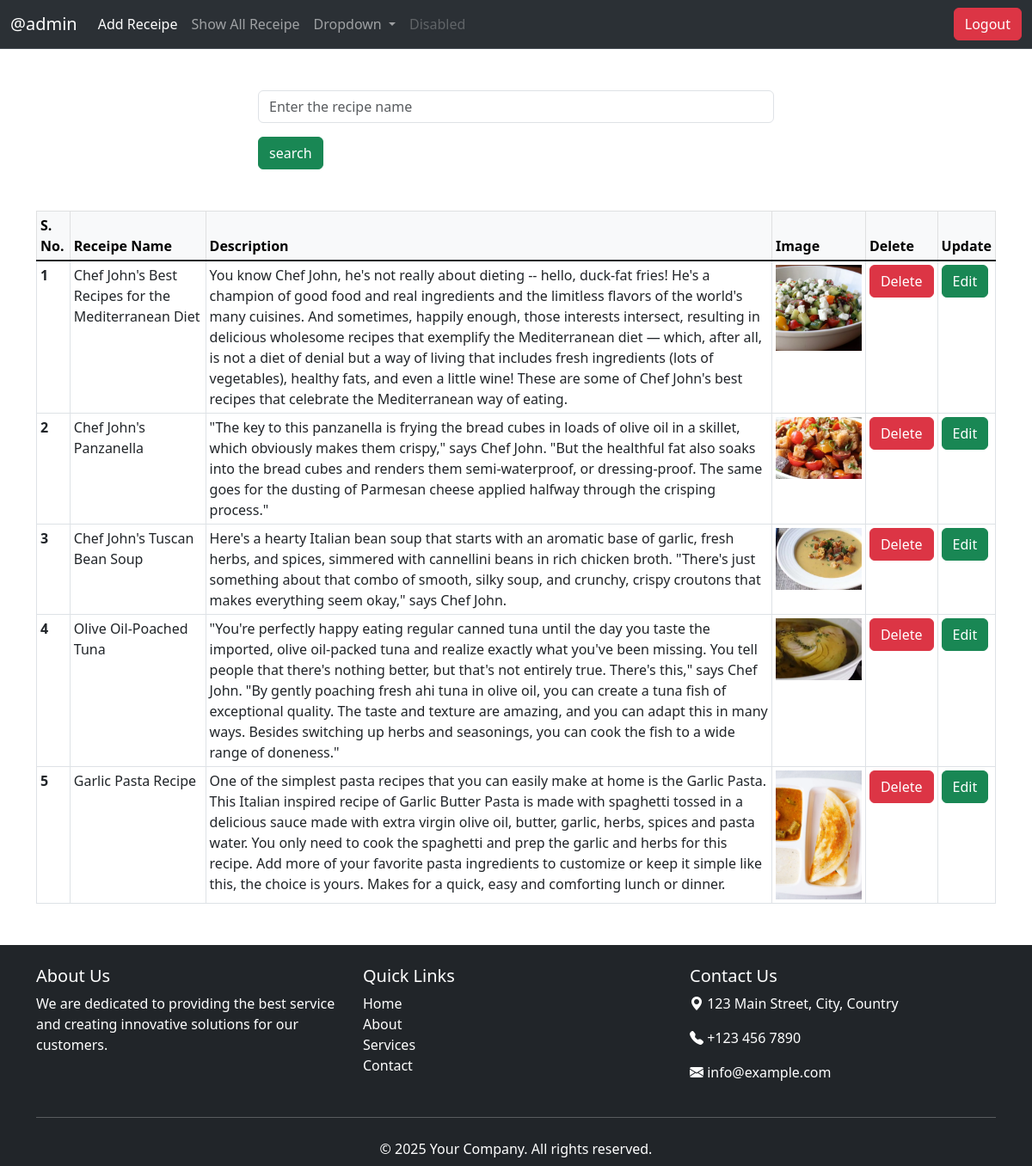
/show (signed in), run on the app's committed database.
### vege/models.py (models this page shows, shortened)
class Receipe(models.Model):
    user = models.ForeignKey(User , on_delete=models.CASCADE , null=True , blank=True)
    receipe_name = models.CharField(max_length=500)
    receipe_description  = models.TextField()
    receipe_image = models.ImageField(upload_to="Image-receipe")
    receipe_view_count = models.IntegerField(default=1)
    is_deleted = models.BooleanField(default=False)
    objects = ReceipeManager()
    admin_objects = models.Manager()

### vege/views.py (the view)
# urls.py: path('show' , views.show , name= "show"),
def show(request):
    if request.user.is_anonymous:
        return redirect("/login-page")
    Receipese=Receipe.admin_objects.all()
    if request.GET.get('search'):
        Receipese=Receipese.filter(receipe_name__icontains = request.GET.get('search'))
    context={"Receipes" : Receipese}
    return render(request , 'show.html' , context )

### templates/show.html (shortened to what this page needs)
{% extends "base.html" %}
{% block body %}
<div class="mt-5">
    <div class="mx-auto col-6">
        <form >
        <input type="search" class="form-control" id="recipeName" name="search" placeholder="Enter the recipe name" >
        <button   class="btn btn-success mt-3" >search</button>
        </form>
    </div>
</div>
<div class="container" >
<table class="table my-5 table-bordered table-sm">
    <thead class="table-light">
      <tr>
        <th scope="col">S. No. </th>
        <th scope="col">Receipe Name</th>
        <th scope="col">Description</th>
        <th scope="col">Image</th>
        <th scope="col">Delete</th>
        <th scope="col">Update</th>
      </tr>
    </thead>
    <tbody class="table-group-divider">
        {% for new in Receipes  %}
      <tr>
        <th scope="row">{{forloop.counter}}</th>
        <td>{{new.receipe_name}}</td>
        <td>{{new.receipe_description}}</td>
        <td><img src="{{ new.receipe_image.url }}" alt="{{ new.receipe_name }}" style="max-width: 100px; height: auto;"></td>
        <td> <a href ="/delete-receipe/{{new.id}}/" class= "btn btn-danger" > Delete </a> </td>
        <td> <a href ="/update-receipe/{{new.id}}/" class= "btn btn-success" > Edit </a> </td>
      </tr>
      {% endfor %}
    </tbody>
  </table>
</div>
{% endblock body %}

### templates/base.html (shortened to what this page needs)
<!doctype html>
<html lang="en">
  <head>
    <link href="https://cdn.jsdelivr.net/npm/bootstrap@5.3.3/dist/css/bootstrap.min.css" rel="stylesheet">
  </head>
  <body>
    <nav class="navbar navbar-expand-lg bg-body-tertiary bg-dark border-bottom border-body" data-bs-theme="dark">
        <div class="container-fluid">
          <a class="navbar-brand" href="#">
            {% if request.user.is_authenticated %}
            @{{request.user}}
            {% else %}
            <p> @User</p>
            {% endif %}
          </a>
          <div class="collapse navbar-collapse" id="navbarSupportedContent">
            <ul class="navbar-nav me-auto mb-2 mb-lg-0">
              <li class="nav-item">
                <a class="nav-link active" aria-current="page" href="/">Add Receipe</a>
              </li>
              <li class="nav-item">
                <a class="nav-link" href="/show">Show All Receipe</a>
              </li>
              <li class="nav-item dropdown">
                <a class="nav-link dropdown-toggle" href="#" role="button" data-bs-toggle="dropdown" aria-expanded="false">
                  Dropdown
                </a>
              </li>
              <li class="nav-item">
                <a class="nav-link disabled" aria-disabled="true">Disabled</a>
              </li>
            </ul>
            <div class="d-flex" role="search">
                    {% if request.user.is_authenticated %}
                    <a href="/logout" class="btn btn-danger">Logout</a>
                    {% else %}
                    <a href="/login-page" class="btn btn-danger">Login</a>
                     {% endif %}
            </div>
          </div>
        </div>
      </nav>
      {% block body %}
      {% endblock body %}
      <footer class="bg-dark text-white pt-4">
        <div class="container">
          <div class="row">
            <div class="col-md-4">
              <h5>About Us</h5>
              <p>
                We are dedicated to providing the best service and creating innovative solutions for our customers.
              </p>
            </div>
            <div class="col-md-4">
              <h5>Quick Links</h5>
              <ul class="list-unstyled">
                <li><a href="#" class="text-white text-decoration-none">Home</a></li>
                <li><a href="#" class="text-white text-decoration-none">About</a></li>
                <li><a href="#" class="text-white text-decoration-none">Services</a></li>
                <li><a href="#" class="text-white text-decoration-none">Contact</a></li>
              </ul>
            </div>
            <div class="col-md-4">
              <h5>Contact Us</h5>
              <p><i class="bi bi-geo-alt-fill"></i> 123 Main Street, City, Country</p>
              <p><i class="bi bi-telephone-fill"></i> +123 456 7890</p>
              <p><i class="bi bi-envelope-fill"></i> info@example.com</p>
            </div>
          </div>
          <hr class="my-4">
          <div class="text-center pb-2">
            <p class="mb-0">© 2025 Your Company. All rights reserved.</p>
          </div>
        </div>
      </footer>
      <link
        href="https://cdn.jsdelivr.net/npm/bootstrap@5.3.0-alpha3/dist/css/bootstrap.min.css"
        rel="stylesheet"
      />
      <link
        href="https://cdn.jsdelivr.net/npm/bootstrap-icons/font/bootstrap-icons.css"
        rel="stylesheet"
      />
    </body>
  </html>

### data on the page
Receipe: receipe_name "Chef John's Best Recipes for the Mediterranean Diet", receipe_description "You know Chef John, he's not really about dieting -- hello, duck-fat fries! He's a champion of good food and real ingredients and the limitless flavors of the world's many cuisines. And sometimes, happily enough, those interests intersect, resulting in delicious wholesome recipes that exemplify the Mediterranean diet — which, after all, is not a diet of denial but a way of living that includes fresh ingredients (lots of vegetables), healthy fats, and even a little wine! These are some of Chef John's best recipes that celebrate the Mediterranean way of eating.", receipe_image (picture)
Receipe: receipe_name "Chef John's Panzanella", receipe_description "\"The key to this panzanella is frying the bread cubes in loads of olive oil in a skillet, which obviously makes them crispy,\" says Chef John. \"But the healthful fat also soaks into the bread cubes and renders them semi-waterproof, or dressing-proof. The same goes for the dusting of Parmesan cheese applied halfway through the crisping process.\"", receipe_image (picture)
Receipe: receipe_name "Chef John's Tuscan Bean Soup", receipe_description "Here's a hearty Italian bean soup that starts with an aromatic base of garlic, fresh herbs, and spices, simmered with cannellini beans in rich chicken broth. \"There's just something about that combo of smooth, silky soup, and crunchy, crispy croutons that makes everything seem okay,\" says Chef John.", receipe_image (picture)
Receipe: receipe_name "Olive Oil-Poached Tuna", receipe_description "\"You're perfectly happy eating regular canned tuna until the day you taste the imported, olive oil-packed tuna and realize exactly what you've been missing. You tell people that there's nothing better, but that's not entirely true. There's this,\" says Chef John. \"By gently poaching fresh ahi tuna in olive oil, you can create a tuna fish of exceptional quality. The taste and texture are amazing, and you can adapt this in many ways. Besides switching up herbs and seasonings, you can cook the fish to a wide range of doneness.\"", receipe_image (picture)
Receipe: receipe_name "Garlic Pasta Recipe", receipe_description "One of the simplest pasta recipes that you can easily make at home is the Garlic Pasta. This Italian inspired recipe of Garlic Butter Pasta is made with spaghetti tossed in a delicious sauce made with extra virgin olive oil, butter, garlic, herbs, spices and pasta water. You only need to cook the spaghetti and prep the garlic and herbs for this recipe. Add more of your favorite pasta ingredients to customize or keep it simple like this, the choice is yours. Makes for a quick, easy and comforting lunch or dinner.", receipe_image (picture)

### other printed values
{{ request.user }} "admin"
